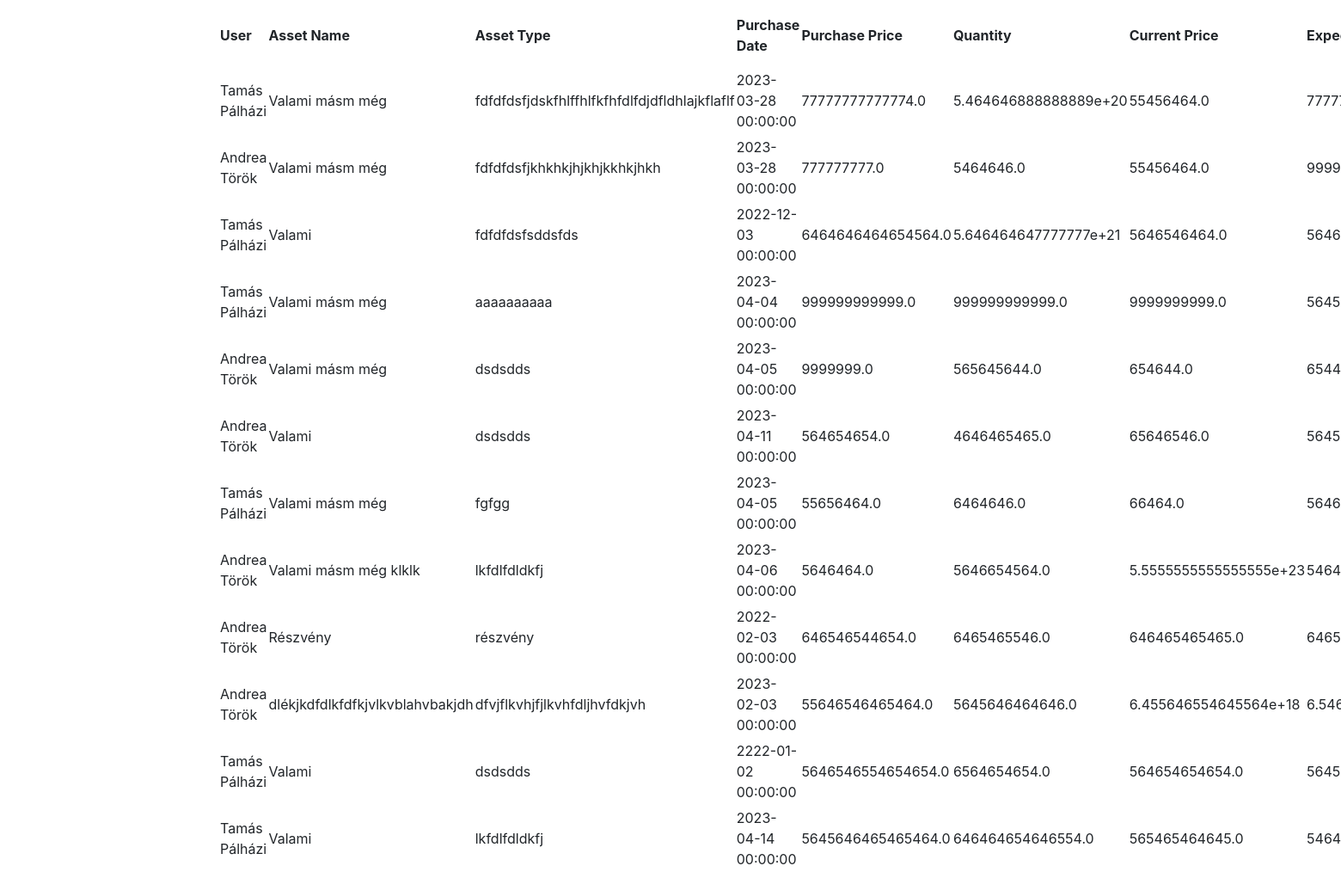
/create-investment (signed in, lower part), run on an earlier commit of the app's database.
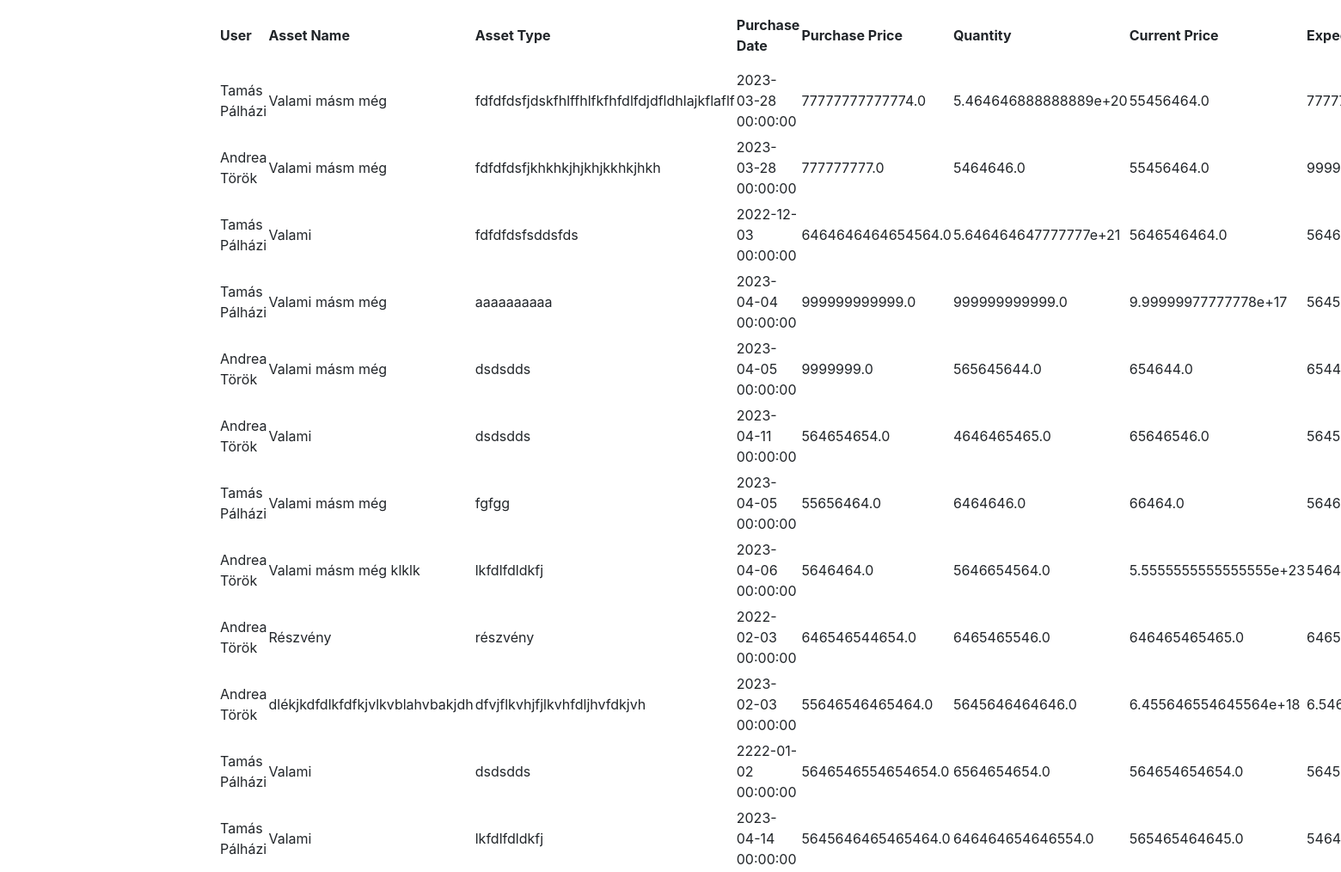
And on a later commit of the database.
### website/models.py (models this page shows)
class Investment(db.Model):
    id = db.Column(db.Integer, primary_key=True)
    asset_name = db.Column(db.String(150))
    asset_type = db.Column(db.String(150))
    purchase_date = db.Column(db.DateTime(timezone=True))
    purchase_price = db.Column(db.Float)
    quantity = db.Column(db.Float)
    current_price = db.Column(db.Float)
    expected_interest_amount = db.Column(db.Float)
    interest_payment_date = db.Column(db.DateTime(timezone=True))
    maturity_date = db.Column(db.DateTime(timezone=True))
    user_id = db.Column(db.Integer, db.ForeignKey('user.id'))
    user = db.relationship('User', back_populates='investments')
    snapshots = db.relationship('InvestmentSnapshot', back_populates='investment')

class User(db.Model, UserMixin):
    id = db.Column(db.Integer, primary_key=True)
    email = db.Column(db.String(150), unique=True)
    password = db.Column(db.String(150))
    first_name = db.Column(db.String(150))
    second_name = db.Column(db.String(150))
    notes = db.relationship('Note')
    is_approved = db.Column(db.Boolean, default=False)

### website/views.py (the view, shortened to what this page needs)
@views.route('/create-investment', methods=['GET', 'POST'])
@login_required
def create_investment():
    users = User.query.all()
    user_investments = Investment.query.all()
    return render_template("create_investment.html", user_investments=user_investments, user=current_user, users=users)

### website/__init__.py (called while the page is built)
def create_app():
    app = Flask(__name__)
    app.config['SECRET_KEY'] = 'hjshjhdjah kjshkjdhjs'
    app.config['SQLALCHEMY_DATABASE_URI'] = f'sqlite:///{DB_NAME}'
    db.init_app(app)
    from .views import views
    from .auth import auth
    app.register_blueprint(views, url_prefix='/')
    app.register_blueprint(auth, url_prefix='/')
    from .models import User, Note
    with app.app_context():
        db.create_all()
    login_manager = LoginManager()
    login_manager.login_view = 'auth.login'
    login_manager.init_app(app)
    @login_manager.user_loader
    def load_user(id):
        return User.query.get(int(id))
    return app

### website/templates/create_investment.html (shortened to what this page needs)
{% extends "base.html" %}
{% block content %}
<div class="container">
    <div class="container">
        <table>
            <thead>
                <tr><th>User</th>
                    <th>Asset Name</th>
                    <th>Asset Type</th>
                    <th>Purchase Date</th>
                    <th>Purchase Price</th>
                    <th>Quantity</th>
                    <th>Current Price</th>
                    <th>Expected Interest Amount</th>
                </tr>
            </thead>
            <tbody>
                {% for investment in user_investments %}
                    <tr>
                        <td>{{ investment.user.first_name }} {{ investment.user.second_name }}</td>
                        <td>{{ investment.asset_name }}</td>
                        <td>{{ investment.asset_type }}</td>
                        <td>{{ investment.purchase_date }}</td>
                        <td>{{ investment.purchase_price }}</td>
                        <td>{{ investment.quantity }}</td>
                        <td>{{ investment.current_price }}</td>
                        <td>{{ investment.expected_interest_amount }}</td>
                    </tr>
                {% endfor %}
            </tbody>
        </table>
    </div>
{% endblock %}

What changed in the data, as far as the page shows it:
changed Investment "aaaaaaaaaa": current_price "9999999999.0" → "9.99999977777778e+17"
